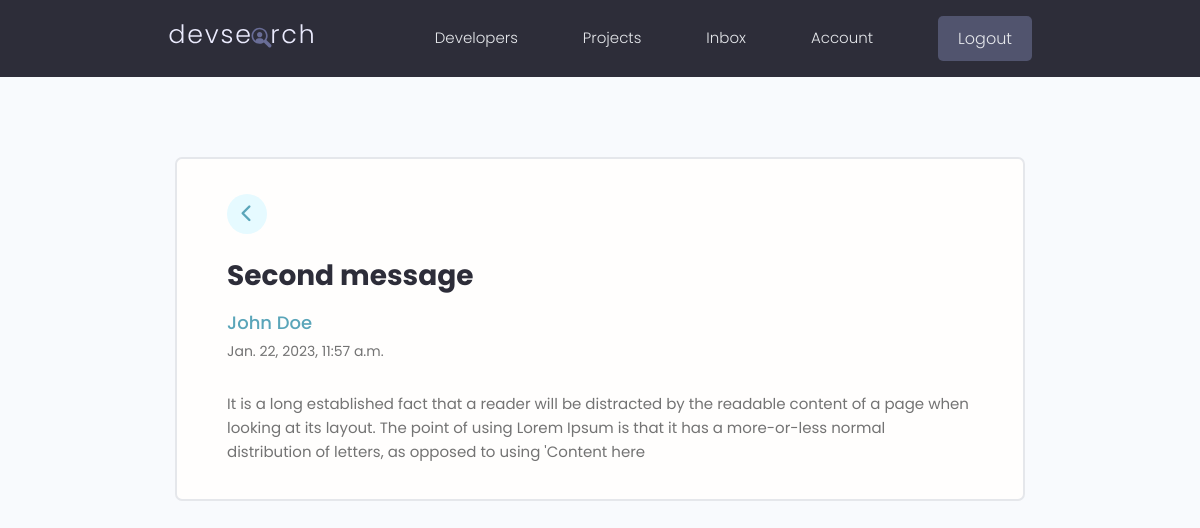
The page /message/3cc47369-d03a-471e-9099-09bb0d6c9676/ (signed in) on the database its author committed.
### users/models.py (models this page shows)
class Message(models.Model):
    sender = models.ForeignKey(Profile, on_delete=models.SET_NULL, null=True, blank=True)
    recipient = models.ForeignKey(Profile, on_delete=models.SET_NULL, null=True, blank=True, related_name="messages")
    name = models.CharField(max_length=200, null=True, blank=True)
    email = models.EmailField(max_length=200, null=True, blank=True)
    subject = models.CharField(max_length=200, null=True, blank=True)
    body = models.TextField()
    is_read = models.BooleanField(default=False, null=True)
    created = models.DateTimeField(auto_now_add=True)
    id = models.UUIDField(default=uuid.uuid4, unique=True, primary_key=True, editable=False)
    def __str__(self):
        return self.subject
    class Meta:
        ordering = ['is_read', '-created']

### users/views.py (the view)
# urls.py: path("message/<str:pk>/", views.viewMessage, name="message"),
@login_required(login_url='login')
def viewMessage(request, pk):
    profile = request.user.profile
    message = profile.messages.get(id=pk)
    if message.is_read == False:
        message.is_read = True
        message.save()
    context = {'message': message}
    return render(request, 'users/message.html', context)

### users/templates/users/message.html
{% extends "main.html" %}
{% block content %}
  <main class="messagePage my-xl">
    <div class="content-box">
      <div class="message">
        <a class="backButton" href="{% url 'inbox' %}"><i class="fa-solid fa-chevron-left"></i></a>
        <h2 class="message__subject">{{message}}</h2>
        {% if message.sender %}
          <a href="{% url 'user-profile' message.sender.id %}" class="message__author">{{message.name}}</a>
        {% else %}
       <p class="message__author">{{message.name}}</p>
        {% endif %}
          <p class="message__date">{{message.created}}</p>
          <div class="message__body">{{message.body|linebreaksbr}}</div>
      </div>
    </div>
  </main>
{% endblock content %}

### static/styles/app.css (style rules this page uses)
:root { --color-sub: #2d2d39; }
.content-box { width: 95%; max-width: 85rem; margin: 0 auto; }
.message { padding: 2.5rem 0; }
.message > a { display: flex; gap: 1rem; }
.message__author, .message__date { flex-basis: 25%; }
.message__subject { flex-basis: 50%; }
.message__date { text-align: right; }
.messagePage .message { list-style: none; background: var(--color-white); padding: 3.5rem 5rem; border: 2px solid var(--color-light); border-radius: 0.7rem; }
.messagePage .message__subject { font-size: 2.8rem; color: var(--color-sub); margin-bottom: 1rem; margin-top: 2rem; }
.messagePage .message__author { font-size: 1.8rem; font-weight: 500; }
.messagePage .message__date { font-size: 1.4rem; font-weight: 400; text-align: left; margin-bottom: 3rem; }
.backButton { background: var(--color-main-light); color: var(--color-main); width: 4rem; height: 4rem; display: flex; align-items: center; justify-content: center; border-radius: 50%; }
.backButton i { font-size: 1.8rem; }

### static/uikit/styles/modules/_variables.css (style rules this page uses)
:root { --color-main: #5aa5b9; --color-main-light: #e6faff; --color-sub: #3f4156; --color-sub-light: #51546e; --color-sub-lighter: #ededfd; --color-text: #737373; --color-gray: #8b8b8b; --color-light: #e5e7eb; --color-light-gray: #767676; --color-bg: #f8fafd; --color-white: #fffefd; --color-white-light: #f3f3f3; --color-success: #359e64; --color-success-bg: #def8e8; --color-error: #fc4b0b; --color-error-bg: #fff2ee; --font-base: 'Poppins', arial, helvetica, 'Segoe UI', roboto, ubuntu, sans-serif; --font-monospace: 'Fira Code', 'Courier New', courier, monospace; --font-regular: 300; --font-medium: 500; --font-bold: 700; --generic-shadow: 1px 1px 5px #00000010; --generic-transition: all 0.3s ease-in-out; }

### static/uikit/styles/modules/_base.css (style rules this page uses)
* { margin: 0; padding: 0; box-sizing: border-box; text-rendering: optimizeLegibility; color: inherit; font-size: inherit; }
html { font-size: 50%; }
@media only screen and (min-width: 480px) { html { font-size: 56.25%; } }
@media only screen and (min-width: 1200px) { html { font-size: 62.5%; } }
body { line-height: 1.6; font-weight: 400; font-size: 1.5rem; color: var(--color-text); background-color: var(--color-bg); min-height: 100vh; }

### static/uikit/styles/modules/_typography.css (style rules this page uses)
* { font-family: var(--font-base); }
h2 { font-size: 3.6rem; font-weight: var(--font-bold); }
p, span, strong { font-size: 1.6rem; color: var(--color-text); font-weight: var(--font-regular); }
a { padding-bottom: 2px; text-decoration: none; display: inline-block; color: var(--color-main); font-weight: var(--font-medium); }

### static/uikit/styles/modules/_utilities.css (style rules this page uses)
.my-xl { margin: 8rem auto; }

### rows shown on the page
Message: subject "Second message", name "John Doe", created "Jan. 22, 2023, 11:57 a.m.", body "It is a long established fact that a reader will be distracted by the readable content of a page when looking at its layout. The point of using Lorem Ipsum is that it has a more-or-less normal distribution of letters, as opposed to using 'Content here"
